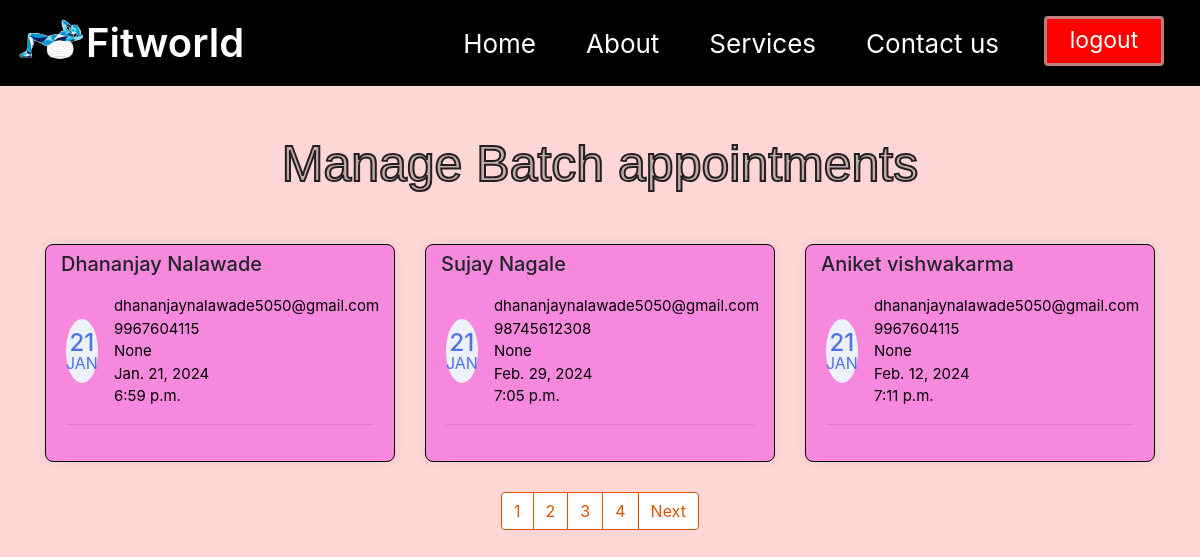
Screenshot of /managebatch with the database file from the repository.
### myapp/models.py (models this page shows, shortened)
class Batch_Appointment(models.Model):
    first_name = models.CharField(max_length=255)
    last_name = models.CharField(max_length=255)
    email = models.CharField(max_length=50)
    phone = models.CharField(max_length=10)
    sent_date = models.DateField( auto_now_add=False,default=True)
    accepted = models.BooleanField(default=False)
    accepted_date = models.DateField( auto_now_add=False, null=True, blank=True)
    event_time =models.TimeField(auto_now=True, auto_now_add=False)
    course = models.CharField( max_length=50, null=True)
    request_date =models.DateField(auto_now=False, auto_now_add=False)

### myapp/views.py (the view, shortened to what this page needs)
# urls.py: path("managebatch", ManageBatchAppointmentTemplateView.as_view(), name="bmanage"),
class ManageBatchAppointmentTemplateView(ListView):
    template_name = "BAppointment.html"
    model = Batch_Appointment
    context_object_name = "batch_appointments"
    login_required = True
    paginate_by = 3
    def get_context_data(self,*args, **kwargs):
        context = super().get_context_data(*args, **kwargs)
        appointments = Batch_Appointment.objects.all()
        context.update({
            "title":"Batch Appointments"
        })
        return context

### template/BAppointment.html (shortened to what this page needs)
{% extends '1.html' %}
{% block body %}
<body>
    <div class="container mt-5">
        <div class="content">
            <h3>
                Manage Batch appointments
            </h3>
        </div>
        <div class="row">
        {% for app in batch_appointments %}
            <div class="col-lg-4">
                <div class="card card-margin">
                    <div class="card-header no-border">
                        <h5 class="card-title">{{app.first_name}} {{app.last_name}}</h5>
                    </div>
                    <div class="card-body pt-0">
                        <div class="widget-49">
                            <div class="widget-49-title-wrapper">
                                <div class="widget-49-date-primary">
                                    <span class="widget-49-date-day">{{app.sent_date|date:"d"}}</span>
                                    <span class="widget-49-date-month">{{app.sent_date|date:"M"}}</span>
                                </div>
                                <div class="widget-49-meeting-info">
                                    <span class="widget-49-pro-title">{{app.email}}</span>
                                    <span class="widget-49-pro-title">{{app.phone}}</span>
                                    <span class="widget-49-pro-title">{{app.course}}</span>
                                    <span class="widget-49-pro-title">{{app.request_date}}</span>
                                    <span class="widget-49-pro-title">{{app.event_time}}</span>
                                </div>
                            </div>
                            <hr class="w-100">
                        </div>
                    </div>
                </div>
            </div>
        {% endfor %}
        </div>
        {% if is_paginated %}
        <div class="wrapper">
            <nav aria-label="Page navigation example">
                <ul class="pagination">
                    {% for number in page_obj.paginator.page_range %}
                    <li class="page-item"><a class="page-link" href="?page={{number}}">{{number}}</a></li>
                    {% endfor %}
                    {% if page_obj.has_next %}
                    <li class="page-item"><a class="page-link" href="?page={{page_obj.prebious_page_number}}">Next</a></li>
                    {% endif %}
                </ul>
            </nav>
        </div>
        {% endif %}
        {% endblock body %}

### template/BAppointment.html (style rules this page uses)
body { background-color: #FFD6D6; }
.card-margin { margin-bottom: 1.875rem; }
.card { border: 0; box-shadow: 0px 0px 10px 0px rgba(82, 63, 105, 0.1); -webkit-box-shadow: 0px 0px 10px 0px rgba(82, 63, 105, 0.1); -moz-box-shadow: 0px 0px 10px 0px rgba(82, 63, 105, 0.1); -ms-box-shadow: 0px 0px 10px 0px rgba(82, 63, 105, 0.1); }
.card { position: relative; display: flex; flex-direction: column; min-width: 0; word-wrap: break-word; background-color: #f688de; background-clip: border-box; border: 1px solid #000000; border-radius: 8px; }
.card .card-header.no-border { border: 0; }
.card .card-header { background: none; padding: 0 0.9375rem; font-weight: 500; display: flex; align-items: center; min-height: 50px; }
.card-header:first-child { border-radius: calc(8px - 1px) calc(8px - 1px) 0 0; }
.widget-49 .widget-49-title-wrapper { display: flex; align-items: center; }
.widget-49 .widget-49-title-wrapper .widget-49-date-primary { display: flex; align-items: center; justify-content: center; flex-direction: column; background-color: #edf1fc; width: 4rem; height: 4rem; border-radius: 50%; }
.widget-49 .widget-49-title-wrapper .widget-49-date-primary .widget-49-date-day { color: #4e73e5; font-weight: 500; font-size: 1.5rem; line-height: 1; }
.widget-49 .widget-49-title-wrapper .widget-49-date-primary .widget-49-date-month { color: #4e73e5; line-height: 1; font-size: 1rem; text-transform: uppercase; }
.widget-49 .widget-49-title-wrapper .widget-49-meeting-info { display: flex; flex-direction: column; margin-left: 1rem; }
.widget-49 .widget-49-title-wrapper .widget-49-meeting-info .widget-49-pro-title { color: #000000; font-size: 15px; }
.wrapper { display: flex; justify-content: center; align-items: center }
.page-link { position: relative; display: block; color: #D85600 !important; text-decoration: none; background-color: #fff; border: 1px solid #D85600 !important }
.content h3 { font-size: 50px; text-align: center; margin-bottom: 50px; -webkit-text-stroke-color: rgb(36, 32, 32); -webkit-text-stroke-width: 2px; color: rgb(195, 171, 171); font-family: 'Fasthand', cursive; font-family: 'Poppins', sans-serif; font-family: 'Russo One', sans-serif; }

### rows the page displays
Batch_Appointment: first_name "Dhananjay", last_name "Nalawade", sent_date "21", sent_date "JAN", email "dhananjaynalawade5050@gmail.com", phone "9967604115", course "None", request_date "Jan. 21, 2024", event_time "6:59 p.m."
Batch_Appointment: first_name "Sujay", last_name "Nagale", sent_date "21", sent_date "JAN", email "dhananjaynalawade5050@gmail.com", phone "98745612308", course "None", request_date "Feb. 29, 2024", event_time "7:05 p.m."
Batch_Appointment: first_name "Aniket", last_name "vishwakarma", sent_date "21", sent_date "JAN", email "dhananjaynalawade5050@gmail.com", phone "9967604115", course "None", request_date "Feb. 12, 2024", event_time "7:11 p.m."

### other values shown
{{ number }} "1" "2" "3" "4"
